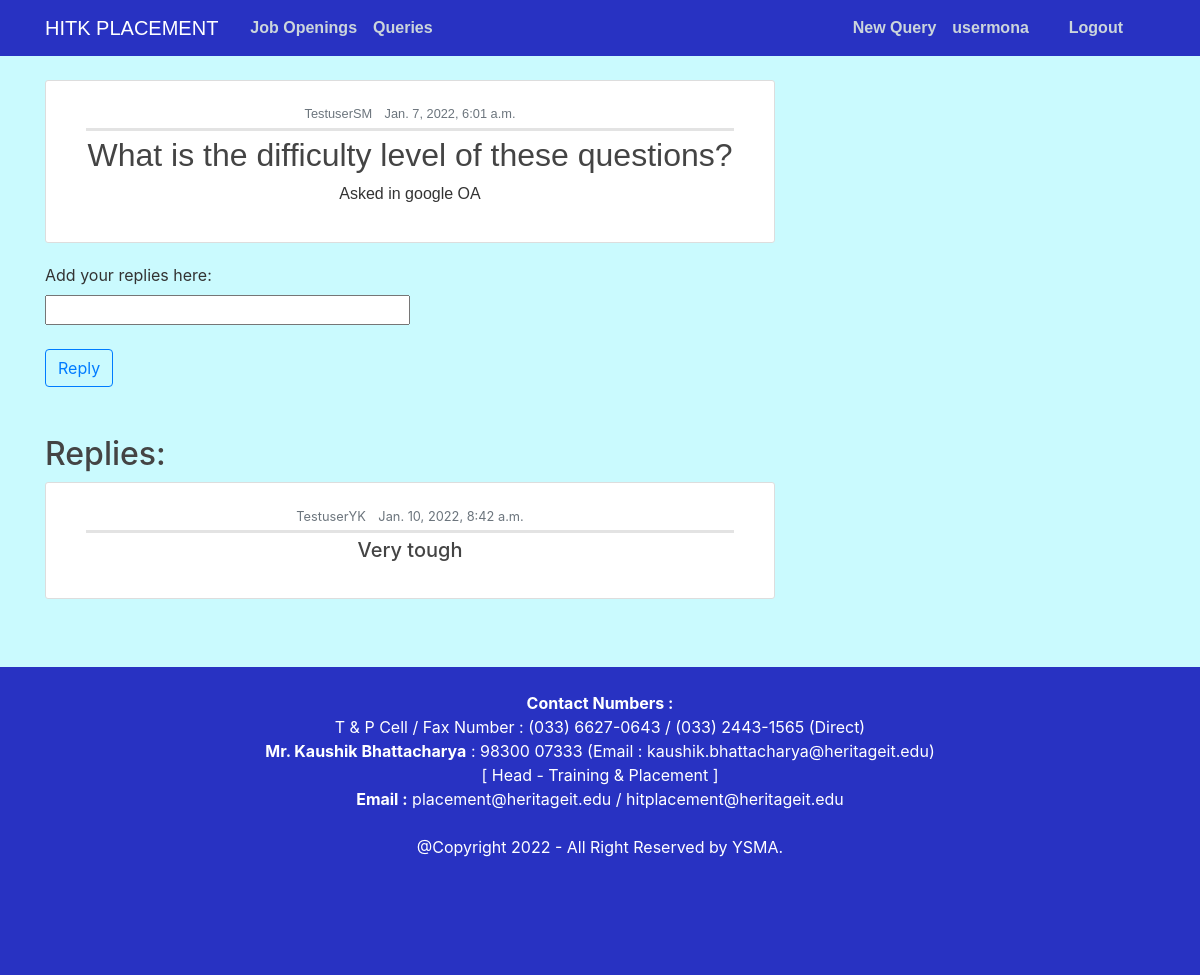
The app's page /askAQuery/query/5/ (signed in), older data.
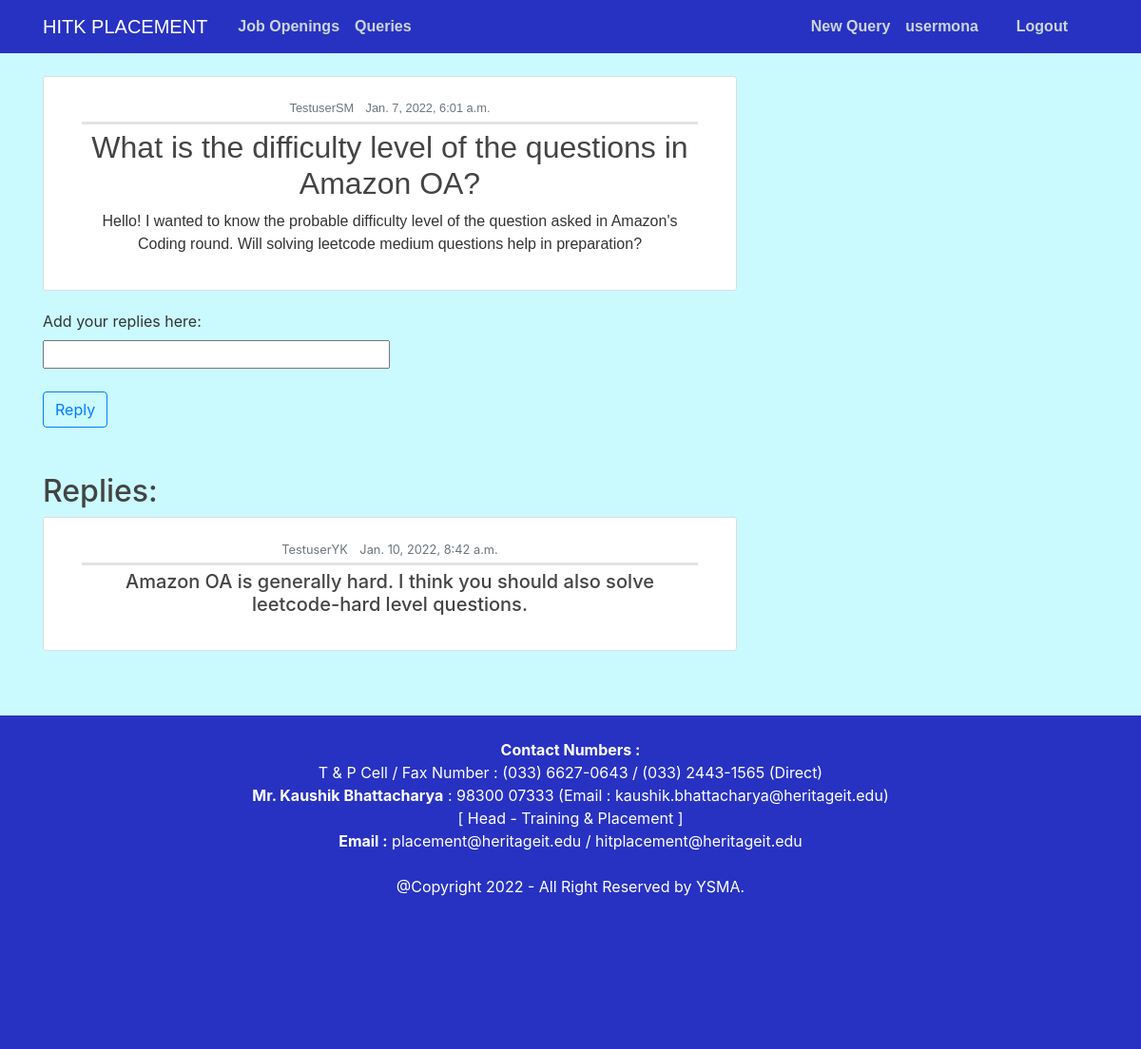
The same page, newer data.
### askAQuery/models.py (models this page shows, shortened)
class Query(models.Model):
	question = models.CharField(max_length=500)
	author = models.ForeignKey(User,on_delete=models.CASCADE)
	datePosted = models.DateTimeField(default=timezone.now)
	description = models.TextField()

class CommentOnQuery(models.Model):
	author = models.ForeignKey(User,on_delete=models.CASCADE)
	datePosted = models.DateTimeField(default=timezone.now)
	comment = models.CharField(max_length=800)
	query = models.ForeignKey(Query,on_delete=models.CASCADE)

### askAQuery/views.py (the view, shortened to what this page needs)
# urls.py: path('query/<int:pk>/', views.detailView, name='query-detail'),
@login_required
def detailView(request,pk):
	query = Query.objects.filter(id=pk).first()
	replies = CommentOnQuery.objects.filter(query=query).order_by('-datePosted')
	context = {
		'query':query,
		'replies':replies,
		'title':query.question,
	}
	return render(request,'askAQuery/detailView.html',context)

### users/models.py (called while the page is built)
	def __str__(self):
		return f'{self.user.username}'

### askAQuery/templates/askAQuery/detailView.html (shortened to what this page needs)
{% extends "home/base.html" %}
{% block content %}
    <article class="media old-content-section p2">
            <div class="media-body">
                <div class="article-metadata">
                    <small class="text-muted mr-2">{{ query.author }}</small>
                    <small class="text-muted">{{ query.datePosted }}</small>
                </div>
                <h2><a class="article-title" href="#">{{ query.question }}</a></h2>
                <p>{{ query.description }}</p>
            </div>
        </article>
    <form method="POST">
        <label for="reply">Add your replies here:</label><br>
        <input type="text" name="reply" id="reply" style="width: 50%;" required>
        <br><br>
        <button class="btn btn-outline-primary" type="submit">Reply</button>
    </form>
    <br><br>
    <h2>Replies:</h2>
    {% for reply in replies %}
        <article class="media old-content-section">
            <div class="media-body">
                <div class="article-metadata">
                    <small class="text-muted mr-2">{{ reply.author.username }}</small>
                    <small class="text-muted">{{ reply.datePosted }}</small>
                </div>
                <h5>
                    <p>{{ reply.comment }}</p>
                </h5>
            </div>
        </article>
    {% endfor %}
{% endblock content %}

Row changes from the older to the newer data that the page shows:
changed Query "TestuserSM": question "What is the difficulty level of these questions?" → "What is the difficulty level of the questions in Amazon OA?"; description "Asked in google OA" → "Hello! I wanted to know the probable difficulty level of the question asked in Amazon's Coding round. Will solving leetcode medium questions help in preparation?"
changed CommentOnQuery "TestuserYK": comment "Very tough" → "Amazon OA is generally hard. I think you should also solve leetcode-hard level questions."
